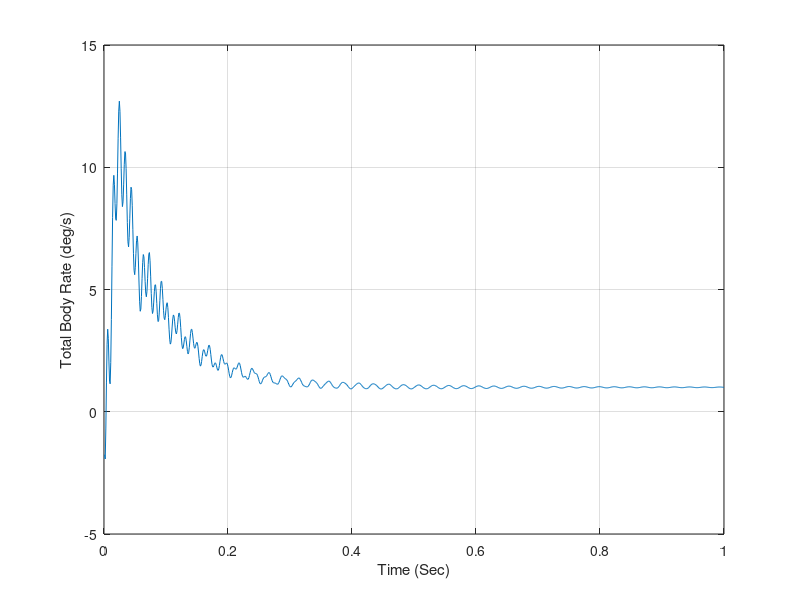

The MATLAB source for this figure:
clear all
close all
count=0;
TS=.001;
XK3=-.362;
TA=.831;
B11=.00461;
B12=.00136;
XKFB=.00134;
WZFB=395.;
Z1=.015;
W1=259.;
XKFB2=.000664;
WZFB2=255.;
Z2=.022;
W2=649.;
WT=W1;
ZT=Z1;
WT2=W2;
ZT2=Z2;
WB=W1;
ZB=.5;
WB2=W2;
ZB2=.5;
TF=1.;
XIN=1.;
WACT=100.;
WACT=400.
ZACT=.7;
XKR=.1
XKR=.3
% Notch=1 (first mode filter), Notch=2 (both filters),Notch=3 (no filters)
NOTCH=3;
NOTCH=1;
NOTCH=2;
XK=(1.-XKR*XK3)/(XKR*XK3)
% FB1=1. (First mode) FB2=1 (Second mode)
FB1=1.;
FB2=1.;
T=0.;
S=0.;
H=.00001;
E=0.;
ED=0.;
E1=0.;
E1D=0.;
E1DD=0.;
DEL=0.;
DELD=0.;
DELC=0;
E2=0.;
E2D=0.;
E3=0.;
E3D=0.;
E3DD=0.;
E4=0.;
E4D=0.;
THDFIL1=0;
THDFIL=0;
while T<=TF
    EOLD=E;
    EDOLD=ED;
    E1OLD=E1;
    E1DOLD=E1D;
    E1DDOLD=E1DD;
    DELOLD=DEL;
    DELDOLD=DELD;
    E2OLD=E2;
    E2DOLD=E2D;
    E3OLD=E3;
    E3DOLD=E3D;
    E3DDOLD=E3DD;
    E4OLD=E4;
    E4DOLD=E4D;

    DELDD=WACT*WACT*(DELC-DEL-2.*ZACT*DELD/WACT);
    EDD=(DEL-E-B11*ED)/B12;
    E1DDD=W1*W1*(DELD-E1D-2.*Z1*E1DD/W1);
    E3DDD=W2*W2*(DELD-E3D-2.*Z2*E3DD/W2);
    THDRB=XK3*(E+TA*ED);
    THDFB=XKFB*(E1D+E1DDD/WZFB^2);
    THDFB2=XKFB2*(E3D+E3DDD/WZFB2^2);
    THDTOT=THDRB+FB1*THDFB+FB2*THDFB2;
    if NOTCH==1
        DELC=XKR*(XK*XIN+THDFIL1);
    elseif NOTCH==2
        DELC=XKR*(XK*XIN+THDFIL);
    else
        DELC=XKR*(XK*XIN+THDTOT);
    end
    E2DD=WB*WB*(THDTOT-E2-2*ZB*E2D/WB);
    THDFIL1=E2+2*ZT*E2D/WT+E2DD/WT^2;
    E4DD=WB2*WB2*(THDFIL1-E4-2*ZB2*E4D/WB2);
    THDFIL=E4+2*ZT2*E4D/WT2+E4DD/WT2^2;
    
    E=E+H*ED;
    ED=ED+H*EDD;
    E1=E1+H*E1D;
    E1D=E1D+H*E1DD;
    E1DD=E1DD+H*E1DDD;
    DEL=DEL+H*DELD;
    DELD=DELD+H*DELDD;
    E2=E2+H*E2D;
    E2D=E2D+H*E2DD;
    E3=E3+H*E3D;
    E3D=E3D+H*E3DD;
    E3DD=E3DD+H*E3DDD;
    E4=E4+H*E4D;
    E4D=E4D+H*E4DD;
    T=T+H;

    DELDD=WACT*WACT*(DELC-DEL-2.*ZACT*DELD/WACT);
    EDD=(DEL-E-B11*ED)/B12;
    E1DDD=W1*W1*(DELD-E1D-2.*Z1*E1DD/W1);
    E3DDD=W2*W2*(DELD-E3D-2.*Z2*E3DD/W2);
    THDRB=XK3*(E+TA*ED);
    THDFB=XKFB*(E1D+E1DDD/WZFB^2);
    THDFB2=XKFB2*(E3D+E3DDD/WZFB2^2);
    THDTOT=THDRB+FB1*THDFB+FB2*THDFB2;
    if NOTCH==1
        DELC=XKR*(XK*XIN+THDFIL1);
    elseif NOTCH==2
        DELC=XKR*(XK*XIN+THDFIL);
    else
        DELC=XKR*(XK*XIN+THDTOT);
    end
    E2DD=WB*WB*(THDTOT-E2-2*ZB*E2D/WB);
    THDFIL1=E2+2*ZT*E2D/WT+E2DD/WT^2;
    E4DD=WB2*WB2*(THDFIL1-E4-2*ZB2*E4D/WB2);
    THDFIL=E4+2*ZT2*E4D/WT2+E4DD/WT2^2;

    E=.5*(EOLD+E+H*ED);
    ED=.5*(EDOLD+ED+H*EDD);
    E1=.5*(E1OLD+E1+H*E1D);
    E1D=.5*(E1DOLD+E1D+H*E1DD);
    E1DD=.5*(E1DDOLD+E1DD+H*E1DDD);
    DEL=.5*(DELOLD+DEL+H*DELD);
    DELD=.5*(DELDOLD+DELD+H*DELDD);
    E2=.5*(E2OLD+E2+H*E2D);
    E2D=.5*(E2DOLD+E2D+H*E2DD);
    E3=.5*(E3OLD+E3+H*E3D);
    E3D=.5*(E3DOLD+E3D+H*E3DD);
    E3DD=.5*(E3DDOLD+E3DD+H*E3DDD);
    E4=.5*(E4OLD+E4+H*E4D);
    E4D=.5*(E4DOLD+E4D+H*E4DD);

    S=S+H;
    if S>=(TS-.00001)
        S=0.;
        count=count+1;
        ArrayT(count)=T;
        ArrayTHDTOT(count)=THDTOT;
	end
end
figure
plot(ArrayT,ArrayTHDTOT),grid
xlabel('Time (Sec)')
ylabel('Total Body Rate (deg/s)')
clc
output=[ArrayT',ArrayTHDTOT'];
save datfil.txt output  -ascii
disp 'simulation finished'
